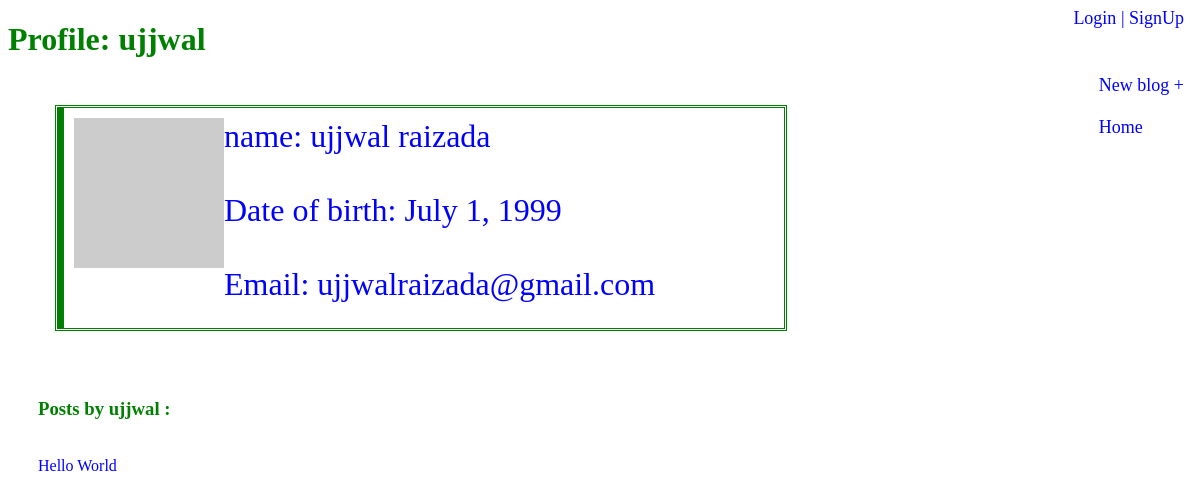
The page /profile/ujjwal/ on the database its author committed.
### blog/models.py (models this page shows, shortened)
class Author(models.Model):
	user = models.OneToOneField(
		User,
		on_delete=models.CASCADE,
		primary_key=True,
		)
	first_name = models.CharField(max_length=100, null=True)
	last_name = models.CharField(max_length=100, null=True)
	date_of_birth = models.DateField(null=True, blank=True)
	date_of_death = models.DateField('Died', null=True, blank=True)

class blog(models.Model):
	title = models.CharField(max_length=100, unique=True)
	body = models.TextField()
	posted = models.DateField(db_index=True, auto_now_add=True)
	category = models.ManyToManyField(Category, help_text='Select a category for this post')
	author = models.ForeignKey('Author', on_delete=models.CASCADE)
	class Meta:
		ordering = ["-posted"]

### blog/views.py (the view)
# urls.py: path('profile/<slug:username>/', views.profile, name="profile"),
def profile(request,username):
	print(str(username))
	author = get_object_or_404(Author, user__username=username)
	blogs = blog.objects.all().filter(author__user__username=username)
	return render(request, 'profile.html', {'author':author, 'blogs':blogs})

### blog/templates/profile.html
{% extends "base.html" %}
{% block content %}
<h1 style="color:green;font-family: verdana">Profile: {{ author.user.username }}</h1>
<div class="one3" style="font-family: verdana;color: blue;font-size: 200%"><img class="pro" src="https://avatars.dicebear.com/v2/male/{{author.user.username }}.svg" >
 name: {{ author.first_name }} {{ author.last_name }}
<br><br>
Date of birth: {{ author.date_of_birth }}
<br><br>
Email: {{ author.user.email }}
</div>
<br>
<br>
<div style="margin-left: 30px">
	<h3 style="color:green;font-family: verdana">Posts by {{ author.user.username }} : </h3>
{% for blog in blogs %}
<br>
<a href="{% url 'index' %}{{ blog.pk }}">
{{ blog.title }}
</a>
<br>
{% endfor %}
</div>
<br><br>
{% endblock %}

### blog/templates/base.html (style rules this page uses)
body { background-image: url("https://encrypted-tbn0.gstatic.com/images?q=tbn:ANd9GcRj2m8z_NvHsByT0sVqx91-qj3PpvVtJqE1XRs7nb2IbAC04kib"); }
.one3 { border-left: 6px solid green; background-color: white; margin-top: 50px; margin-bottom: 15px; margin-right: 30%; margin-left: 50px; padding-top: 10px; padding-right: 10px; padding-bottom: 10px; padding-left: 10px; min-width: 300px; max-width: 700px; min-height: 200px; outline-style: double; outline-color: green; text-align: justify; }
a { text-decoration: none; color: blue; }
img { float: left; height: 70px; width: 70px; }
img.pro { float: left; height: 150px; width: 150px; }

### rows shown on the page
Author: user.username "ujjwal", first_name "ujjwal", last_name "raizada", date_of_birth "July 1, 1999", user.email "ujjwalraizada@gmail.com"
blog: title "Hello World"
